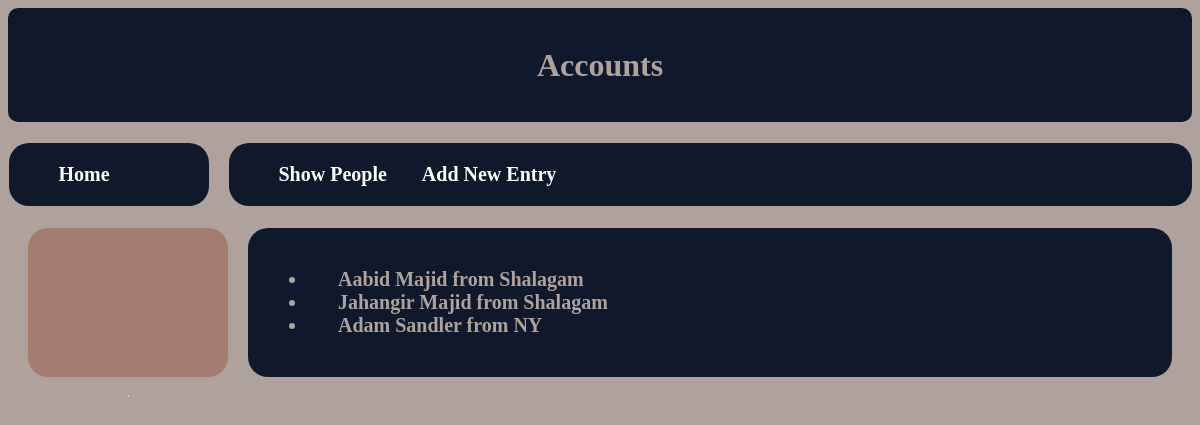
The page /people/ on the database as committed earlier.
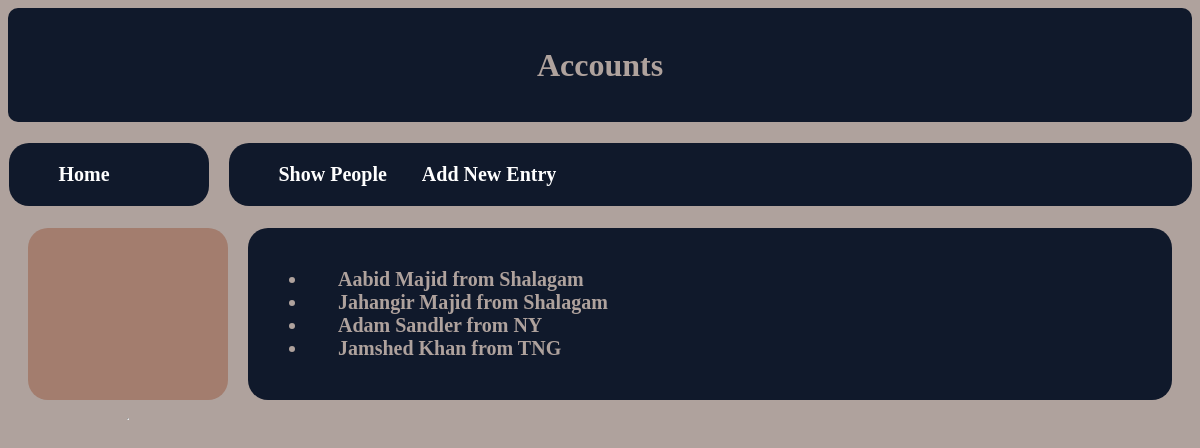
The same page on the database as committed later.
### home/models.py (models this page shows)
class People(models.Model):
    id = models.IntegerField(primary_key=True)
    first_name = models.CharField(max_length=20)
    last_name = models.CharField(max_length=20)
    residence = models.CharField(max_length = 30)
    def __str__(self):
        return f'{self.first_name} {self.last_name} from {self.residence}'

### home/views.py (the view)
# urls.py: path("people/", views.showAll, name="people"),
def showAll(request):
    return render(request, "home/showall.html", context={
        "people":People.objects.all()
    })

### home/templates/home/showall.html (shortened to what this page needs)
{% extends "home/layout.html" %}
{% load static %}
{% block content %}
    <div>
        <ul>
            {% for person in people %}
                <li><a href="{{person.id}}/" style="color: rgb(175, 162, 157);">{{person}}</a></li>
            {% empty %}
                <li>No one here!</li>
            {% endfor %}
        </ul>
    </div>
{% endblock %}

Rows that differ between the two databases and show on the page:
added People: first_name+last_name+residence "Jamshed Khan from TNG"
